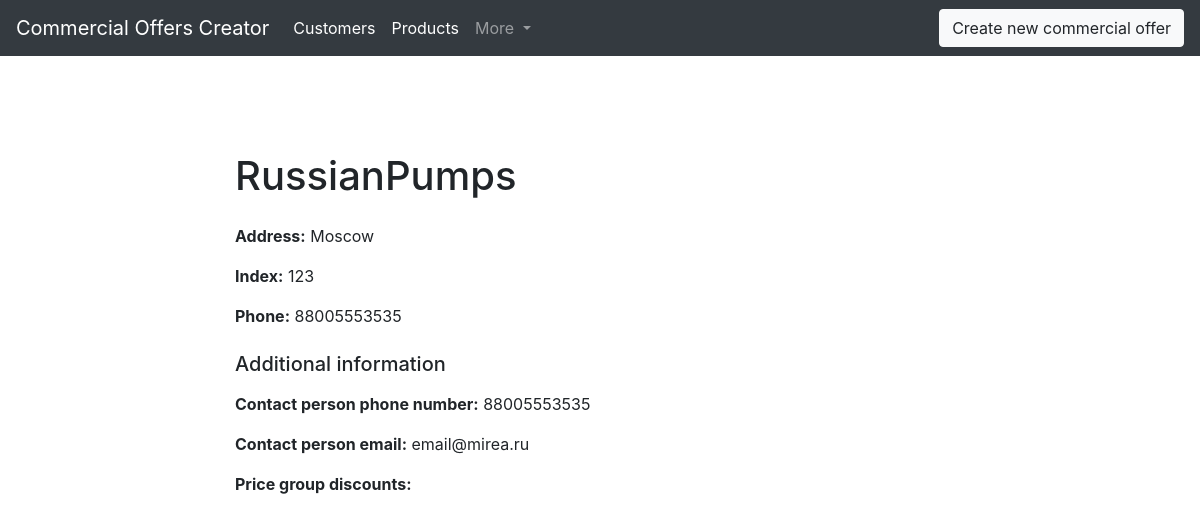
Page /COC/customer/12/ on the committed database.
### COC/models.py (models this page shows, shortened)
class Customer(models.Model):
    denomination = models.CharField(max_length=150, db_index=True)
    id = models.AutoField(primary_key=True)
    address = models.CharField(max_length=150)
    index = models.CharField(max_length=6)
    telephone = models.CharField(max_length=11)
    contactPersonPhoneNumber = models.CharField(max_length=11, blank=True)
    contactPersonEmail = models.CharField(max_length=50, blank=True)
    price_group_discounts = models.ManyToManyField('PriceGroupDiscount', blank=True)

### COC/views.py (the view)
# urls.py: path('customer/<str:id>/', CustomerDetail.as_view(), name='customer_ditail_url'),
class CustomerDetail(ObjectsDetailMixin, View):
    model = Customer
    template = 'COC/customer_ditail.html'

### COC/utils.py (called while the page is built)
    def get(self, request, id):
        obj = get_object_or_404(self.model, id=id)
        return render(request, self.template, context={self.model.__name__.lower():obj, 'admin_object': obj, 'detail':True})

### COC/templates/COC/customer_ditail.html (shortened to what this page needs)
{% extends 'COC/base_COC.html' %}
{% block content %}
  <h1 class="mt-5 mb-4">{{customer.denomination}}</h1>
  <p><b>Address:</b> {{customer.address}}</p>
  <p><b>Index:</b> {{customer.index}}</p>
  <p><b>Phone:</b> {{customer.telephone}}</p>
  <h5 class="mt-4 mb-3">Additional information</h5>
  <p><b>Contact person phone number:</b> {{customer.contactPersonPhoneNumber}}</p>
  <p><b>Contact person email:</b> {{customer.contactPersonEmail}}</p>
  <p><b>Price group discounts:</b></p>
{% endblock %}

### rows in the picture
Customer: denomination "RussianPumps", address "Moscow", index "123", telephone "88005553535", contactPersonPhoneNumber "88005553535", contactPersonEmail "email@mirea.ru"
